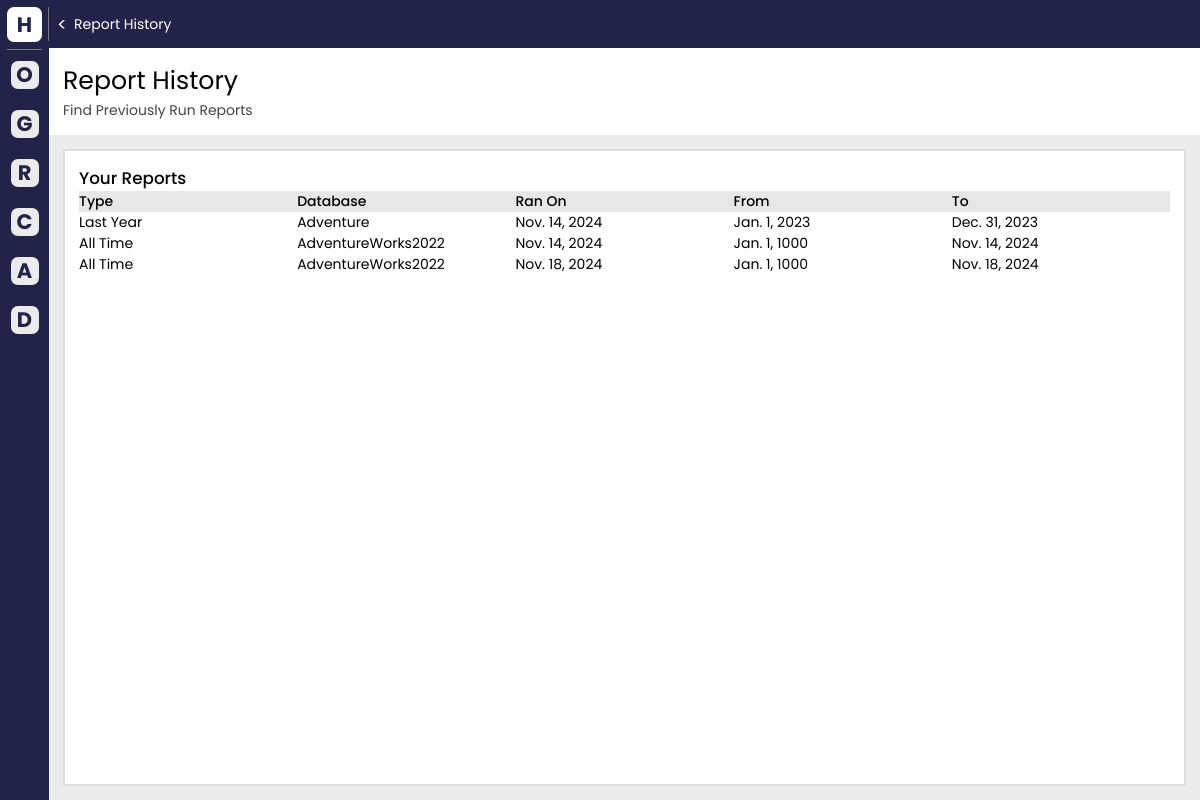
/report_history/ (signed in), run on an earlier commit of the app's database.
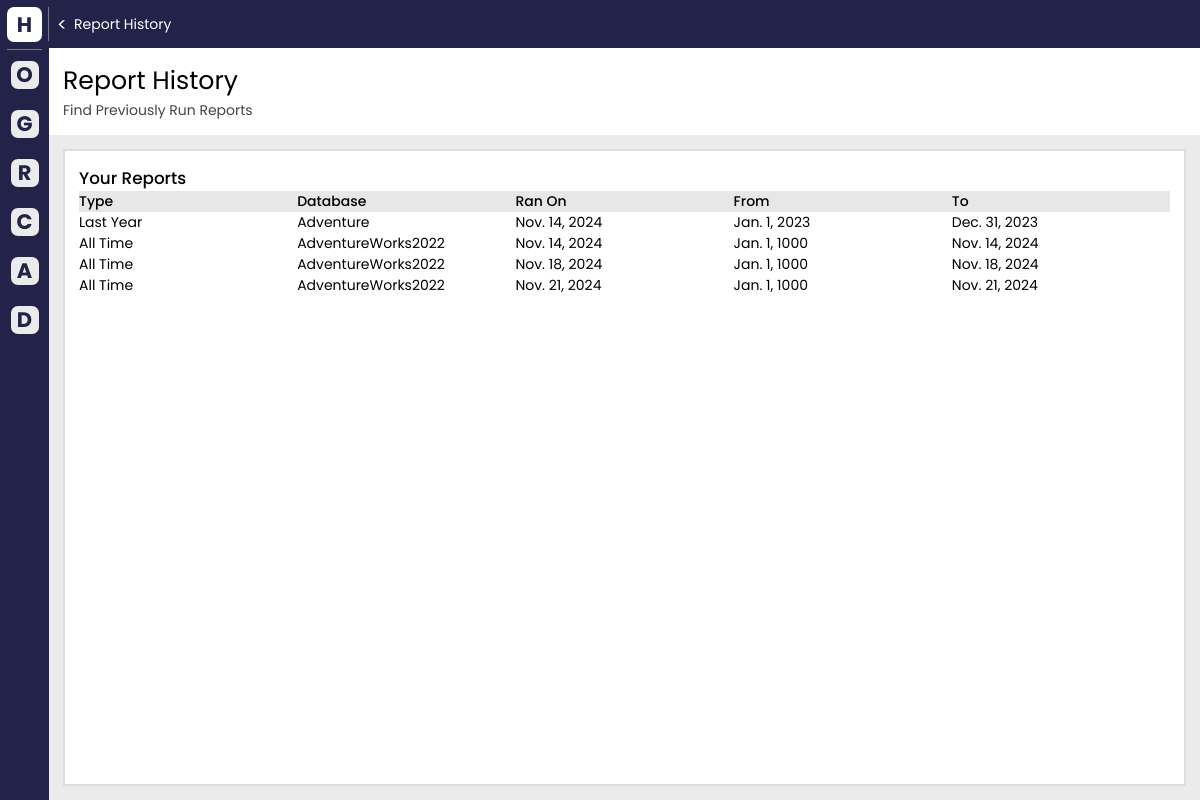
And on a later commit of the database.
### cs_app/models.py (models this page shows)
class RanReportParameter(models.Model):
    user = models.ForeignKey(
        User, on_delete=models.CASCADE, related_name="ran_report_parameters"
    )
    report_type = models.TextField()
    ran_on_date = models.DateField()
    start_date = models.DateField()
    end_date = models.DateField()
    database_name = models.CharField(max_length=100, default="")

### cs_app/views/report_history_views.py (the view)
# urls.py: path('report_history/', report_history_views.report_history_view, name='report_history'),
@login_required
def report_history_view(request):
    past_reports = RanReportParameter.objects.filter(user=request.user)
    user = request.user
    menu_status = None
    additional_info = request.GET.get("additionalInfo", None)
    if additional_info:
        try:
            decoded_info = json.loads(additional_info)
            menu_status = decoded_info.get("menu_status")
        except (ValueError, TypeError):
            menu_status = None
    context = {"user": user, "past_reports": past_reports, "menu_status": menu_status}
    return render(request, "subpages/report_history.html", context)

### cs_app/templates/subpages/report_history.html (shortened to what this page needs)
{% extends "one_page.html" %} {% load static %} {% block sub_css %}
<link rel="stylesheet" href="{% static 'css/sub_styles/report_history_style.css' %}" />
{% endblock %} {% block content %}
<div class="main-container flex-col">
    <div class="header">
        <h3>Report History</h3>
        <h4>Find Previously Run Reports</h4>
    </div>
    <div id="card-holder">
        <div id="report-history-card" class="content-card">
            <h5>Your Reports</h5>
            <div id="report-history__header">
                <p>Type</p>
                <p>Database</p>
                <p>Ran On</p>
                <p>From</p>
                <p>To</p>
            </div>
            <div id="report-history__listing">
                {% for past_rep in past_reports %}
                <div>
                    <p class="rep_type">{{ past_rep.report_type }}</p>
                    <p class="rep_db_name">{{ past_rep.database_name }}</p>
                    <p>{{ past_rep.ran_on_date }}</p>
                    <p class="rep_start_date">{{ past_rep.start_date }}</p>
                    <p class="rep_end_date">{{ past_rep.end_date }}</p>
                </div>
                {% endfor %}
            </div>
        </div>
    </div>
</div>
{% endblock %}

What changed in the data, as far as the page shows it:
added RanReportParameter: report_type "All Time", database_name "AdventureWorks2022", ran_on_date "Nov. 21, 2024", start_date "Jan. 1, 1000", end_date "Nov. 21, 2024"
